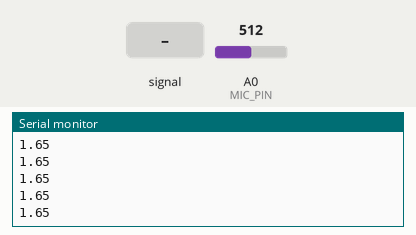
Simulated run of this sketch. Board: Arduino Uno, built with avr-gcc and run on an emulated ATmega328P. Shown: the last lines printed to the serial monitor. The test bench sets the inputs (shaded band); at power-on: A0 (MIC_PIN) = 512.

Above: at 1.2 s.
1.3 s: A0 (MIC_PIN) fed a 200 Hz sine of ±81 counts around its level
At 2.3 s:
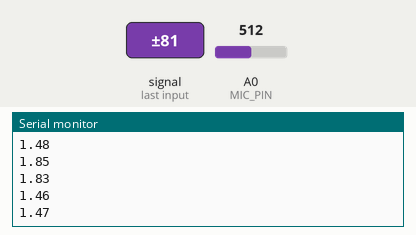
2.8 s: A0 (MIC_PIN) set to 716
At 3.5 s:
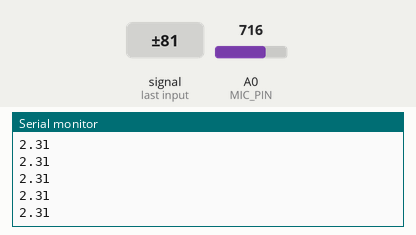
4.3 s: A0 (MIC_PIN) fed a 1000 Hz sine of ±255 counts around its level
5.8 s: A0 (MIC_PIN) set to 900
At 6.9 s:
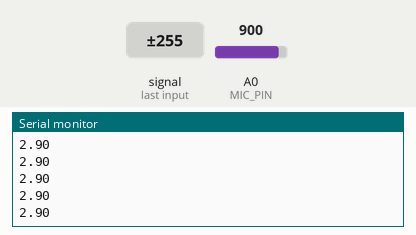
Timing chart, 0 to 8.3 s (numbered marks = the images above; inputs shaded):
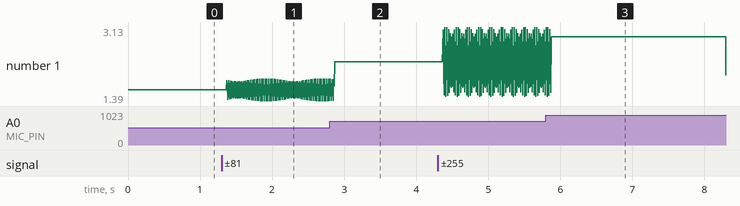

Measured:
- after the input at 1.3 s, the serial monitor: prints a new line after 0.07 s (image 1)
- after the input at 2.8 s, the serial monitor: prints a new line after 0.07 s (image 2)
- after the input at 5.8 s, the serial monitor: prints a new line after 0.07 s (image 3)
- plotted number 1: 1.65 → 1.4 after the input at 1.3 s, 1.4 → 2.31 after the input at 2.8 s, 2.31 → 2.47 after the input at 4.3 s, 2.47 → 2 after the input at 5.8 s

The sketch:

Microphone_plotter.ino
```cpp
/*
--------------------------------------------------------------
Basic Microphone Plotter
--------------------------------------------------------------
Wiring:
•	VCC → 3.3V
•	GND → GND
•	AUD → A0 (or any analog pin)

Open Serial plotter to see voltage. Try whistling or clapping!
*/

const int MIC_PIN = A0;

void setup() {
  Serial.begin(9600);
}

void loop() {
  float volts = analogRead(MIC_PIN) * (3.3 / 1023.0);
  Serial.println(volts);
}
```
